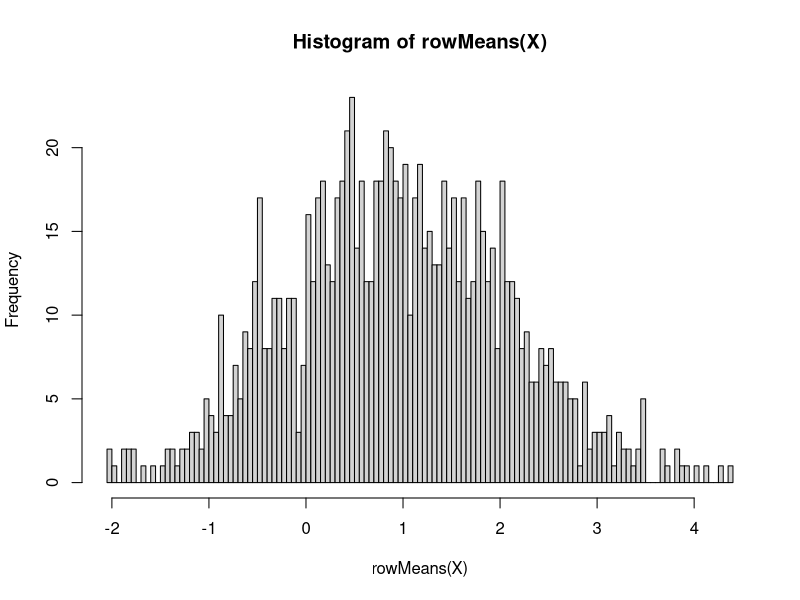
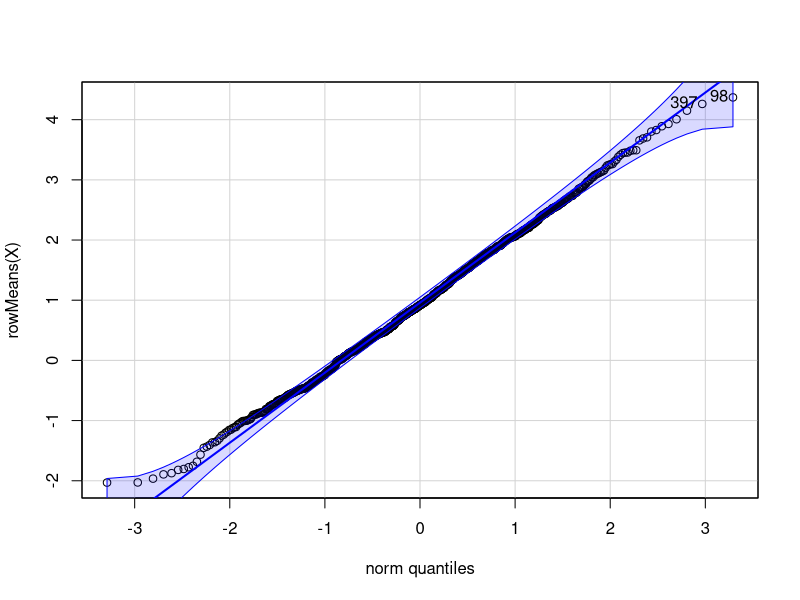
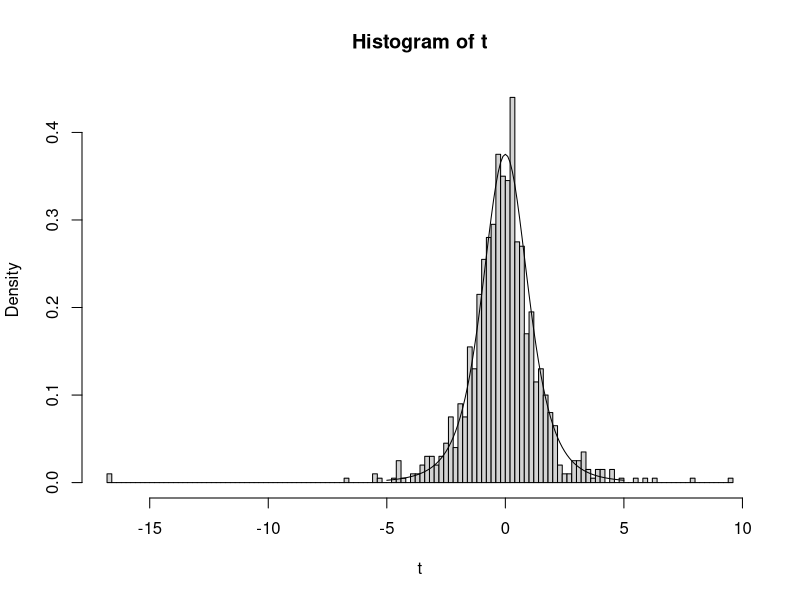
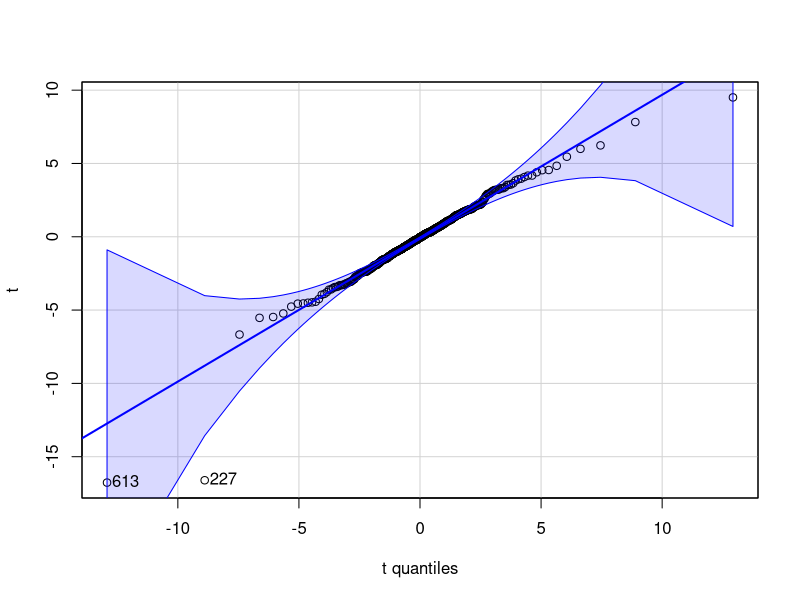
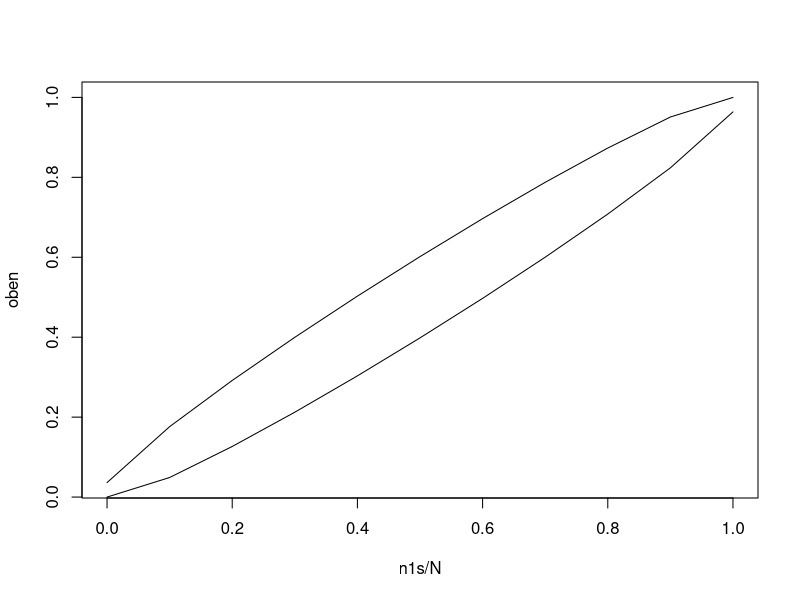
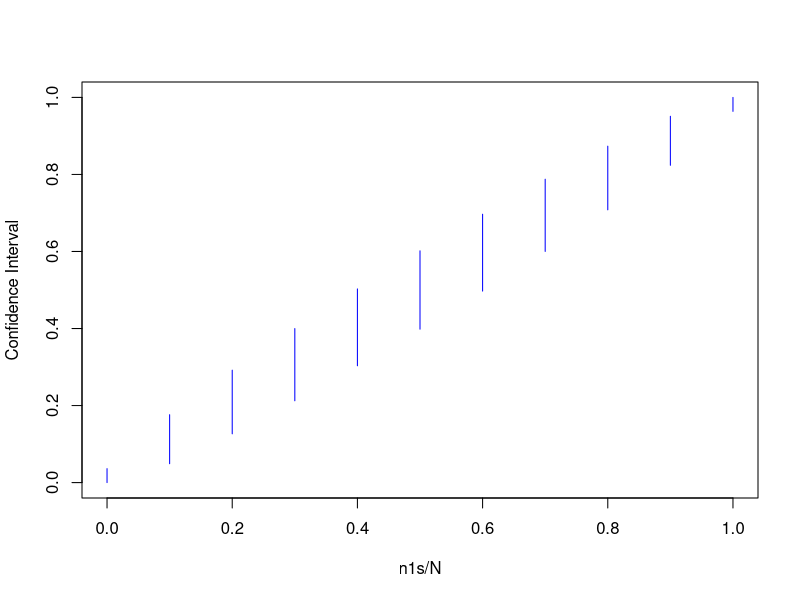

The R script that drew these images, in order:
alpha = 0.0001
1-alpha 
qnorm(1-alpha/2)




n = 3
X = matrix(rnorm(n*1000,1,2), ncol = n)
hist(rowMeans(X),100)
library(car)
car::qqPlot(rowMeans(X))
mean(rowMeans(X)) #~2
sd(rowMeans(X))
sqrt(2*2/n)

###### t-distribution with random data #######
# Random Data
X = matrix(rnorm(4*1000), nrow=1000)
xn = rowMeans(X)
sx = apply(X, 1, sd)

t = xn/(sx/sqrt(4)) # Calculation of t-statistic
hist(t,100, freq=FALSE)
xs = seq(-5,5,0.1)
ys = dt(xs,4)
lines(xs,ys)

library(car)
qqPlot(t, distribution="t", df=3)


####### Aufgabe Cafe #####
x = c(104,103,107,105,102,109,105,104,106)
mean(x)-qt(1-0.025,9-1) * sd(x)/sqrt(9) 
mean(x)+qt(1-0.025,9-1) * sd(x)/sqrt(9) 
sum(x)
t.test(x, conf.level = 0.95)
#t.test(x, alternative="two.sided", conf.level=0.95) same



####### Aufgabe Breite der KI #####
N = 100
n1s = seq(0,N,10)
unten = oben = rep(NA, length(n1s))
for (i in 1:length(n1s)){
  n1 = n1s[i]
  res = binom.test(n1, N, conf.level = 0.95)
  unten[i] = res$conf.int[1]
  oben[i] = res$conf.int[2]
}
plot(n1s/N, oben, type = 'l')
lines(n1s/N, unten, type = 'l')

N = 100
n1s = seq(0, N, 10)
unten = oben = rep(NA, length(n1s))
for (i in 1:length(n1s)){
  n1 = n1s[i]
  res = binom.test(n1, N, conf.level = 0.95)
  unten[i] = res$conf.int[1]
  oben[i] = res$conf.int[2]
}
plot(n1s/N, oben, type = 'n', ylim = c(min(unten), max(oben)), ylab = "Confidence Interval")
for (i in 1:length(n1s)){
  lines(c(n1s[i]/N, n1s[i]/N), c(unten[i], oben[i]), type = 'l', col = "blue")
}





#Aufgabe
inside = 0
reps = 1000
for (r in 1:reps){
  response = sample(c(0,1), N, replace = TRUE, prob = c(0.5,0.5))
  res = binom.test(sum(response), N, conf.level = 0.95)
  if (res$conf.int[1] < 0.5 && 0.5 < res$conf.int[2]){
    inside = inside + 1
  }
}
inside/reps
